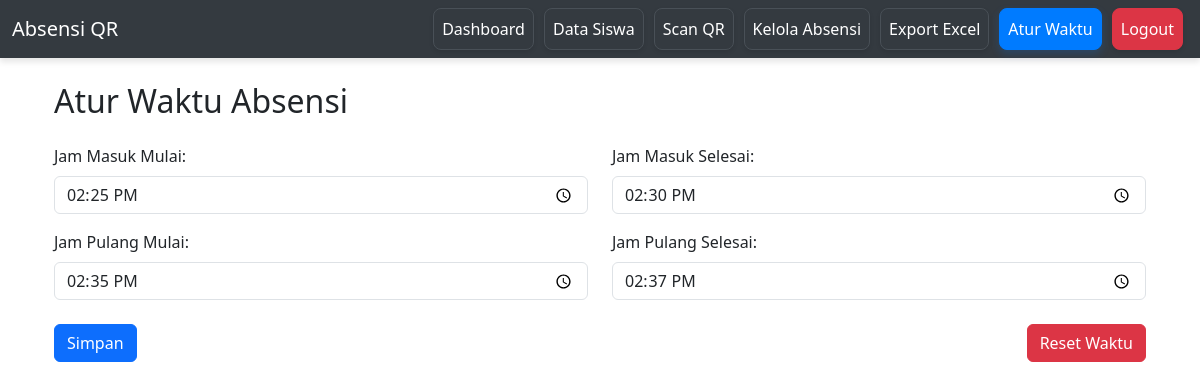
The page /atur_waktu (signed in) on the database its author committed.
### models.py (models this page shows)
class SettingWaktu(db.Model):
    id = db.Column(db.Integer, primary_key=True) # Kunci utama
    jam_masuk_mulai = db.Column(db.Time) # Waktu mulai absensi masuk
    jam_masuk_selesai = db.Column(db.Time) # Waktu selesai absensi masuk
    jam_pulang_mulai = db.Column(db.Time) # Waktu mulai absensi pulang
    jam_pulang_selesai = db.Column(db.Time) # Waktu selesai absensi pulang

### app.py (the view, shortened to what this page needs)
@app.route("/atur_waktu", methods=["GET", "POST"])
def atur_waktu():
    auth_check = check_admin_session()
    if auth_check:
        return auth_check
    setting = SettingWaktu.query.first()
    return render_template("atur_waktu.html", setting=setting)

### app.py (called while the page is built)
def check_admin_session():
    if "admin" not in session:
        return redirect(url_for("login"))
    return None

### templates/atur_waktu.html
{% extends "base.html" %}
{% block content %}
<div class="container mt-4">
    <h2 class="mb-4">Atur Waktu Absensi</h2>
    <form method="POST" action="{{ url_for('atur_waktu') }}">
        <div class="row mb-3">
            <div class="col-md-6">
                <label for="jam_masuk_mulai" class="form-label">Jam Masuk Mulai:</label>
                <input type="time" id="jam_masuk_mulai" name="jam_masuk_mulai" class="form-control"
                       value="{{ setting.jam_masuk_mulai.strftime('%H:%M') if setting and setting.jam_masuk_mulai else '' }}" required>
            </div>
            <div class="col-md-6">
                <label for="jam_masuk_selesai" class="form-label">Jam Masuk Selesai:</label>
                <input type="time" id="jam_masuk_selesai" name="jam_masuk_selesai" class="form-control"
                       value="{{ setting.jam_masuk_selesai.strftime('%H:%M') if setting and setting.jam_masuk_selesai else '' }}" required>
            </div>
        </div>
        <div class="row mb-3">
            <div class="col-md-6">
                <label for="jam_pulang_mulai" class="form-label">Jam Pulang Mulai:</label>
                <input type="time" id="jam_pulang_mulai" name="jam_pulang_mulai" class="form-control"
                       value="{{ setting.jam_pulang_mulai.strftime('%H:%M') if setting and setting.jam_pulang_mulai else '' }}" required>
            </div>
            <div class="col-md-6">
                <label for="jam_pulang_selesai" class="form-label">Jam Pulang Selesai:</label>
                <input type="time" id="jam_pulang_selesai" name="jam_pulang_selesai" class="form-control"
                       value="{{ setting.jam_pulang_selesai.strftime('%H:%M') if setting and setting.jam_pulang_selesai else '' }}" required>
            </div>
        </div>
        <div class="d-flex justify-content-between mt-4">
            <button type="submit" class="btn btn-primary">Simpan</button>
            <a href="{{ url_for('reset_waktu') }}" class="btn btn-danger"
               onclick="return confirm('Yakin ingin reset waktu? Tindakan ini tidak dapat dibatalkan.')">Reset Waktu</a>
        </div>
    </form>
</div>
{% endblock %}

### rows shown on the page
SettingWaktu: jam_masuk_mulai "14:25", jam_masuk_selesai "14:30", jam_pulang_mulai "14:35", jam_pulang_selesai "14:37"
